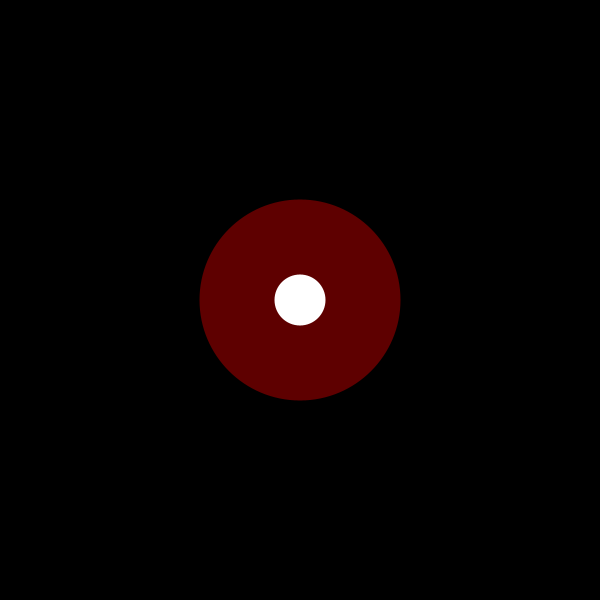
Frame 1 (no input)
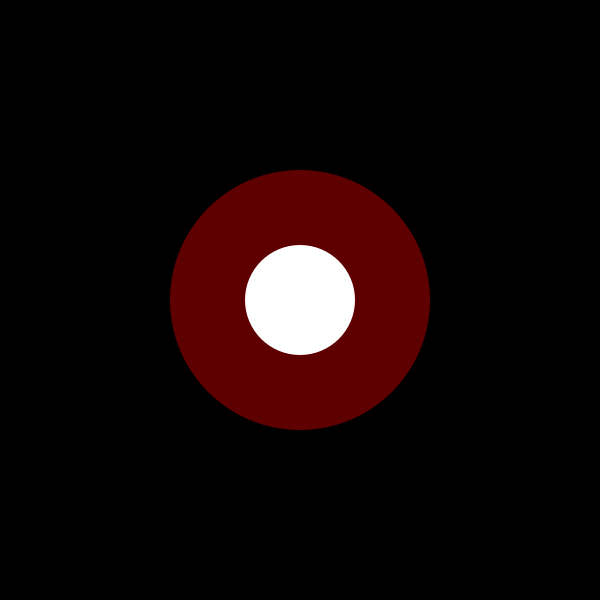
Frame 60 (the mouse pressed at the canvas centre just before this capture)
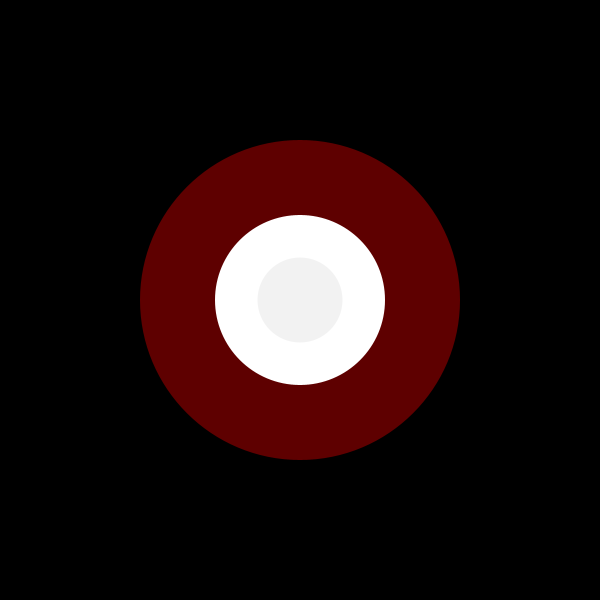
Frame 120 (the mouse held since frame 60 and released just before this capture)

The Processing sketch that drew these frames (run headless with seeded random() and noise(); from frame 60 on, the mouse is pressed at the canvas centre):

// Processing sketch: intro_tableau_java
// ── intro_tableau_java.pde
// renaud.jean-francois(arobas)uqam(point)ca
// Syntaxe Processing version 3.3.6
// mardi, 3 octobre 2017

// Array classique dans Processing :
float [] mon_tableau = new float[10];

// Tableau Java :
ArrayList<Flocon> flocons = new ArrayList<Flocon>();



void setup() {
  size(600, 600);
  background(0);
  fill(255);
  noStroke();
  flocons.add(new Flocon());


  flocons.add(new Flocon(50, color(255)));

  println(flocons.size());

  println(flocons.get(0).taille);


  flocons.get(0).taille = 200;
}

void draw() {
  background(0);


  //for (Flocon f : flocons) {
  //  f.display();
  //}

  if (flocons.size() > 0) {

    for (int i = 0; i < flocons.size(); i++) {
      //Flocon f = flocons.get(i);
      //f.display();
      flocons.get(i).update();
      if (flocons.size() > 0) {
        flocons.get(i).display();
      }
    }
  }

  //for (int i = flocons.size()-1; i >= 0; i--) {
  //  //Flocon f = flocons.get(i);
  //  //f.display();

  //  flocons.get(i).display();
  //}

  //flocons.get(0).display();
  //flocons.get(flocons.size()-1).display();

  println(flocons.size());
}


void mousePressed() {
  flocons.add(new Flocon(int(random(100)), color(random(255))));
  //println(flocons.size());
}

void mouseReleased() {
  //println(flocons.get(flocons.size()-1).index);
  //flocons.remove(0);
  flocons.clear();
}



class Flocon {
  // Variables membres
  int taille, posx, posy, index;
  color couleur;
  boolean agrandir;

  // Constructeur(s)
  Flocon() {
    posx = mouseX;
    posy = mouseY;
    taille = int(random(10, 200));
    couleur = color(240, 0, 0, 100);
    agrandir = true;
    index = flocons.size();
  }

  Flocon(int _t) {
    posx = mouseX;
    posy = mouseY;
    taille = _t;
    couleur = color(240, 0, 0);
    agrandir = true;
    index = flocons.size();
  }

  // taille, couleur et index
  Flocon(int _t, color _c) {
    posx = mouseX;
    posy = mouseY;
    taille = _t;
    couleur = _c;
    agrandir = true;
    index = flocons.size();
  }

  // Méthodes
  void update() {

    //if (taille >= width-100) {
    //  taille = width-100;
    //} else {
    //  taille++;
    //}



    if (taille >= width-100) {
      flocons.remove(this);
      agrandir = false;
    } else if (taille <= 10) {
      agrandir = true;
    }

    if (agrandir) {
      taille ++;
    } else {
      taille --;
    }
  }

  void display() {
    noStroke();
    fill(couleur);
    ellipse(width/2, height/2, taille, taille);
  }
}
